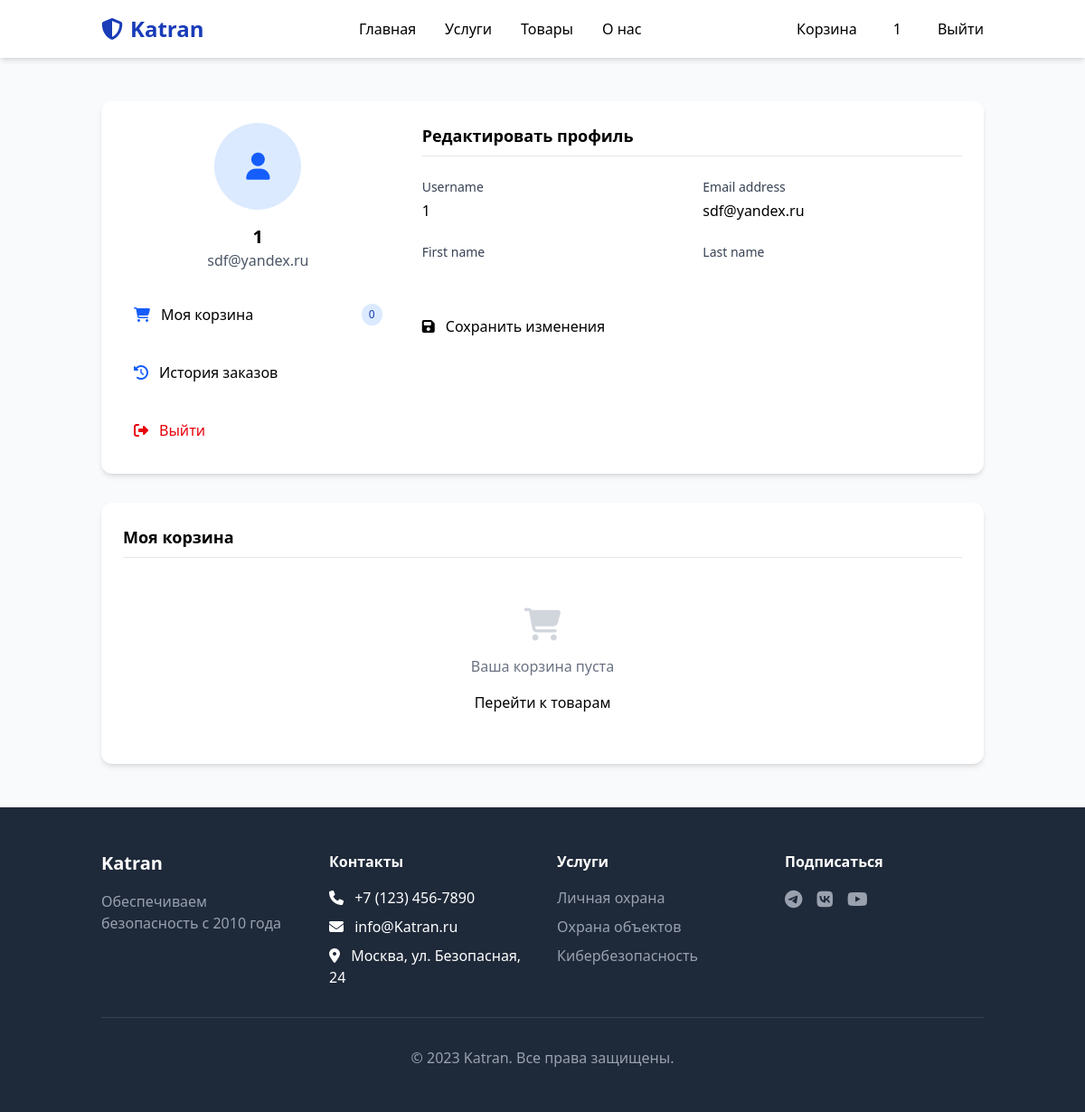
The app's page /profile/ (signed in) with its own data.
### Accounts/models.py (models this page shows, shortened)
class CustomUserModel(AbstractUser):
    middle_name = models.CharField(max_length=30, blank=True)
    role = models.CharField(
        max_length=10,
        choices=Role.choices,
        default=Role.USER
    )
    class Meta:
        db_table = 'users'

### Accounts/views.py (the view)
# urls.py: path('profile/', AccountViews.profileView, name='profile'),
@login_required
def profileView(request):
    if request.method == 'POST':
        form = ProfileForm(request.POST, instance=request.user)
        if form.is_valid():
            form.save()
            messages.success(request, 'Профиль успешно обновлен!')
            return redirect('profile')
    else:
        form = ProfileForm(instance=request.user)
    cart_items = CartItemModel.objects.filter(userId=request.user)
    cart_services = CartServiceModel.objects.filter(userId=request.user)
    context = {
        'form': form,
        'cart_items': cart_items,
        'cart_services': cart_services,
    }
    return render(request, 'Accounts/profile.html', context)

### Accounts/forms.py
class ProfileForm(forms.ModelForm):
    class Meta:
        model = CustomUserModel
        fields = ('username', 'email', 'first_name', 'last_name')
    def __init__(self, *args, **kwargs):
        super().__init__(*args, **kwargs)
        for field in self.fields:
            self.fields[field].widget.attrs.update({'class': 'input-field'})

### templates/Accounts/profile.html (shortened to what this page needs)
{% extends "base.html" %}
{% block content %}
<section class="py-12 bg-gray-50">
    <div class="container mx-auto px-6">
        <div class="bg-white rounded-xl shadow-md overflow-hidden p-6">
            <div class="flex flex-col md:flex-row gap-8">
                <div class="md:w-1/3">
                    <div class="text-center mb-6">
                        <div class="w-24 h-24 rounded-full bg-blue-100 mx-auto mb-4 flex items-center justify-center text-3xl text-blue-600">
                            <i class="fas fa-user"></i>
                        </div>
                        <h2 class="text-xl font-bold">{{ user.username }}</h2>
                        <p class="text-gray-600">{{ user.email }}</p>
                    </div>
                    <div class="space-y-4">
                        <a href="{% url 'cart' %}" class="flex items-center p-3 rounded-lg hover:bg-gray-100 transition-colors duration-300">
                            <i class="fas fa-shopping-cart text-blue-600 mr-3"></i>
                            <span>Моя корзина</span>
                            <span class="ml-auto bg-blue-100 text-blue-800 text-xs px-2 py-1 rounded-full">
                                {{ cart_items.count|add:cart_services.count }}
                            </span>
                        </a>
                        <a href="#" class="flex items-center p-3 rounded-lg hover:bg-gray-100 transition-colors duration-300">
                            <i class="fas fa-history text-blue-600 mr-3"></i>
                            <span>История заказов</span>
                        </a>
                        <a href="{% url 'logout' %}" class="flex items-center p-3 rounded-lg hover:bg-gray-100 transition-colors duration-300 text-red-600">
                            <i class="fas fa-sign-out-alt mr-3"></i>
                            <span>Выйти</span>
                        </a>
                    </div>
                </div>
                <div class="md:w-2/3">
                    <h3 class="text-lg font-semibold mb-6 pb-2 border-b border-gray-200">Редактировать профиль</h3>
                    <form method="POST">
                        <div class="grid grid-cols-1 md:grid-cols-2 gap-6">
                            {% for field in form %}
                            <div>
                                <label for="{{ field.id_for_label }}" class="block text-sm font-medium text-gray-700 mb-1">
                                    {{ field.label }}
                                </label>
                                {{ field }}
                            </div>
                            {% endfor %}
                        </div>
                        <div class="mt-8">
                            <button type="submit" class="btn-primary-lg transform hover:scale-105 transition-transform duration-300">
                                <i class="fas fa-save mr-2"></i> Сохранить изменения
                            </button>
                        </div>
                    </form>
                </div>
            </div>
        </div>
        <div class="mt-8 bg-white rounded-xl shadow-md overflow-hidden">
            <div class="p-6">
                <h3 class="text-lg font-semibold mb-6 pb-2 border-b border-gray-200">Моя корзина</h3>
                {% if cart_items or cart_services %}
                <div class="space-y-4">
                    {% for item in cart_items %}
                    <div class="flex items-center p-4 border border-gray-200 rounded-lg hover:shadow-md transition-shadow duration-300">
                        <div class="w-16 h-16 bg-gray-100 rounded-lg flex items-center justify-center mr-4">
                            {% if item.itemId.image %}
                            <img src="{{ item.itemId.image.url }}" alt="{{ item.itemId.name }}" class="w-full h-full object-cover">
                            {% else %}
                            <i class="fas fa-box text-gray-400"></i>
                            {% endif %}
                        </div>
                        <div class="flex-grow">
                            <h4 class="font-medium">{{ item.itemId.name }}</h4>
                            <p class="text-sm text-gray-600">{{ item.itemId.price }} ₽</p>
                        </div>
                        <button class="text-red-500 hover:text-red-700 transition-colors duration-300">
                            <i class="fas fa-trash"></i>
                        </button>
                    </div>
                    {% endfor %}
                    {% for service in cart_services %}
                    <div class="flex items-center p-4 border border-gray-200 rounded-lg hover:shadow-md transition-shadow duration-300">
                        <div class="w-16 h-16 bg-gray-100 rounded-lg flex items-center justify-center mr-4">
                            <i class="fas fa-shield-alt text-gray-400"></i>
                        </div>
                        <div class="flex-grow">
                            <h4 class="font-medium">{{ service.serviceId.name }}</h4>
                            <p class="text-sm text-gray-600">{{ service.serviceId.price }} ₽</p>
                            <p class="text-xs text-gray-500">На {{ service.dateVisit|date:"d.m.Y H:i" }}</p>
                        </div>
                        <button class="text-red-500 hover:text-red-700 transition-colors duration-300">
                            <i class="fas fa-trash"></i>
                        </button>
                    </div>
                    {% endfor %}
                </div>
                <div class="mt-6 pt-4 border-t border-gray-200 flex justify-between items-center">
                    <span class="font-bold text-lg">Итого: {{ cart_items|length|add:cart_services|length }} товара(ов)</span>
                    <span class="font-bold text-xl">{{ total_price }} ₽</span>
                </div>
                <div class="mt-6 flex justify-end">
                    <a href="{% url 'checkout' %}" class="btn-primary-lg transform hover:scale-105 transition-transform duration-300">
                        <i class="fas fa-credit-card mr-2"></i> Перейти к оплате
                    </a>
                </div>
                {% else %}
                <div class="text-center py-8">
                    <i class="fas fa-shopping-cart text-4xl text-gray-300 mb-4"></i>
                    <p class="text-gray-500">Ваша корзина пуста</p>
                    <a href="{% url 'products' %}" class="btn-primary mt-4 inline-block">Перейти к товарам</a>
                </div>
                {% endif %}
            </div>
        </div>
    </div>
</section>
{% endblock %}

### templates/base.html (shortened to what this page needs)
{% load static tailwind_tags %}
<!DOCTYPE html>
<html lang="en">
<head>
    {% tailwind_css %}
    <link rel="stylesheet" href="{% static 'css/styles_default.css' %}">
    <link rel="stylesheet" href="https://cdnjs.cloudflare.com/ajax/libs/font-awesome/6.4.0/css/all.min.css">
</head>
<body class="bg-gray-50 font-sans antialiased transition-all duration-300">
    <header class="sticky top-0 z-50 bg-white shadow-md transition-all duration-300">
        <nav class="container mx-auto px-6 py-4">
            <div class="flex items-center justify-between">
                <a href="{% url 'index' %}" class="text-2xl font-bold text-blue-800 hover:text-blue-600 transition-colors duration-300">
                    <i class="fas fa-shield-alt mr-2"></i>Katran
                </a>
                <div class="hidden md:flex space-x-8">
                    <a href="{% url 'index' %}" class="nav-link">Главная</a>
                    <a href="{% url 'services' %}" class="nav-link">Услуги</a>
                    <a href="{% url 'products' %}" class="nav-link">Товары</a>
                    <a href="{% url 'about' %}" class="nav-link">О нас</a>
                </div>
                <div class="flex items-center space-x-10">
                    {% if user.is_authenticated %}
                        <a href="{% url "cart" %}" class="relative">
                            Корзина
                        </a>
                        <a href="{% url 'profile' %}" class="nav-link">{{ user.username }}</a>
                        <a href="{% url 'logout' %}" class="btn-secondary">Выйти</a>
                    {% else %}
                        <a href="{% url 'login' %}" class="btn-primary">Войти</a>
                        <a href="{% url 'register' %}" class="btn-secondary ml-2">Регистрация</a>
                    {% endif %}
                </div>
            </div>
        </nav>
    </header>
    <main class="min-h-screen">
        {% block content %}{% endblock %}
    </main>
    <footer class="bg-gray-800 text-white py-12">
        <div class="container mx-auto px-6">
            <div class="grid grid-cols-1 md:grid-cols-4 gap-8">
                <div>
                    <h3 class="text-xl font-bold mb-4">Katran</h3>
                    <p class="text-gray-400">Обеспечиваем безопасность с 2010 года</p>
                </div>
                <div>
                    <h4 class="font-semibold mb-4">Контакты</h4>
                    <ul class="space-y-2">
                        <li><i class="fas fa-phone mr-2"></i> +7 (123) 456-7890</li>
                        <li><i class="fas fa-envelope mr-2"></i> info@Katran.ru</li>
                        <li><i class="fas fa-map-marker-alt mr-2"></i> Москва, ул. Безопасная, 24</li>
                    </ul>
                </div>
                <div>
                    <h4 class="font-semibold mb-4">Услуги</h4>
                    <ul class="space-y-2">
                        <li><a href="#" class="text-gray-400 hover:text-white transition-colors duration-300">Личная охрана</a></li>
                        <li><a href="#" class="text-gray-400 hover:text-white transition-colors duration-300">Охрана объектов</a></li>
                        <li><a href="#" class="text-gray-400 hover:text-white transition-colors duration-300">Кибербезопасность</a></li>
                    </ul>
                </div>
                <div>
                    <h4 class="font-semibold mb-4">Подписаться</h4>
                    <div class="flex space-x-4">
                        <a href="#" class="text-gray-400 hover:text-white transition-colors duration-300 text-xl"><i class="fab fa-telegram"></i></a>
                        <a href="#" class="text-gray-400 hover:text-white transition-colors duration-300 text-xl"><i class="fab fa-vk"></i></a>
                        <a href="#" class="text-gray-400 hover:text-white transition-colors duration-300 text-xl"><i class="fab fa-youtube"></i></a>
                    </div>
                </div>
            </div>
            <div class="border-t border-gray-700 mt-8 pt-8 text-center text-gray-400">
                <p>&copy; 2023 Katran. Все права защищены.</p>
            </div>
        </div>
    </footer>
</body>
</html>

### static/css/styles_default.css (style rules this page uses)
.nav-link { @apply text-gray-700 hover:text-blue-600 transition-colors duration-300 relative; }
.nav-link::after { @apply content-[''] absolute bottom-0 left-0 w-0 h-0.5 bg-blue-600 transition-all duration-300; }
.btn-primary { @apply px-4 py-2 bg-blue-600 text-white rounded-lg hover:bg-blue-700 transition-colors duration-300; }
.btn-secondary { @apply px-4 py-2 bg-white border border-blue-600 text-blue-600 rounded-lg hover:bg-blue-50 transition-colors duration-300; }
.btn-primary-lg { @apply px-6 py-3 bg-blue-600 text-white rounded-lg hover:bg-blue-700 transition-colors duration-300 inline-flex items-center; }
.input-field { @apply appearance-none relative block w-full px-3 py-3 border border-gray-300 placeholder-gray-500 text-gray-900 rounded-lg focus:outline-none focus:ring-blue-500 focus:border-blue-500 focus:z-10 sm:text-sm transition-all duration-300; }

### records on screen
CustomUserModel: username "1", email "sdf@yandex.ru", form "1" "sdf@yandex.ru"

### other values on screen
{{ cart_items.count|add:cart_services.count }} "0"
{{ field.label }} "Username" "Email address" "First name" "Last name"
